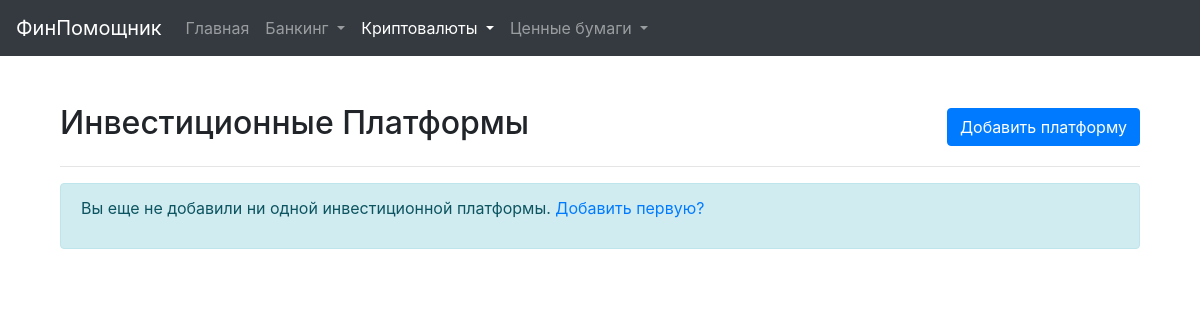
/platforms, run on an earlier commit of the app's database.
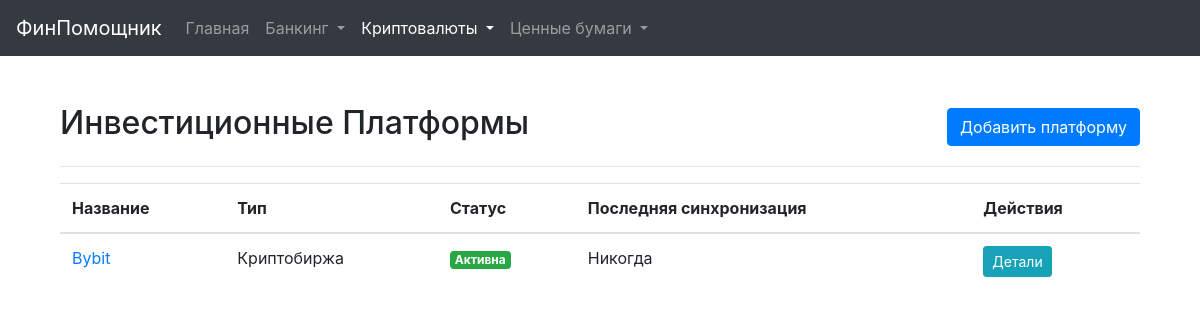
And on a later commit of the database.
### models.py (models this page shows, shortened)
class InvestmentPlatform(db.Model):
    id = db.Column(db.Integer, primary_key=True)
    name = db.Column(db.String(128), nullable=False, unique=True)
    platform_type = db.Column(db.String(64), nullable=False)
    is_active = db.Column(db.Boolean, default=True, nullable=False)
    api_key = db.Column(db.String(256))
    api_secret_encrypted = db.Column(db.String(512))
    passphrase_encrypted = db.Column(db.String(512))
    other_credentials_json_encrypted = db.Column(db.Text)
    notes = db.Column(db.Text)
    last_sync_status = db.Column(db.String(128))
    last_synced_at = db.Column(db.DateTime)
    last_tx_synced_at = db.Column(db.DateTime) # Новая колонка для синхронизации транзакций
    manual_earn_balances_json = db.Column(db.Text, default='{}') # Новая колонка для ручных Earn балансов
    assets = db.relationship('InvestmentAsset', back_populates='platform', cascade="all, delete-orphan", lazy='dynamic')
    transactions = db.relationship('Transaction', back_populates='platform', cascade="all, delete-orphan", lazy='dynamic')
    @property
    def api_secret(self):
        return decrypt_data(self.api_secret_encrypted)
    @property
    def passphrase(self):
        return decrypt_data(self.passphrase_encrypted)
    @property
    def other_credentials_json(self):
        return decrypt_data(self.other_credentials_json_encrypted)
    @property
    def platform_type_display(self):
        types = {
            'crypto_exchange': 'Криптобиржа',
            'stock_broker': 'Брокер',
            'bank': 'Банк',
        }
        return types.get(self.platform_type, 'Другое')

### main_routes.py (the view)
@main_bp.route('/platforms')
def ui_investment_platforms():
    platforms = InvestmentPlatform.query.filter_by(platform_type='crypto_exchange').order_by(InvestmentPlatform.name).all()
    return render_template('investment_platforms.html', platforms=platforms)

### templates/investment_platforms.html (shortened to what this page needs)
{% extends "base.html" %}
{% block content %}
<div class="container mt-4">
    <div class="d-flex justify-content-between align-items-center mb-3">
        <h2>Инвестиционные Платформы</h2>
        <a href="{{ url_for('main.ui_add_investment_platform_form') }}" class="btn btn-primary">Добавить платформу</a>
    </div>
    <hr>
    {% if platforms %}
    <div class="table-responsive">
        <table class="table table-hover">
            <thead>
                <tr>
                    <th>Название</th>
                    <th>Тип</th>
                    <th>Статус</th>
                    <th>Последняя синхронизация</th>
                    <th>Действия</th>
                </tr>
            </thead>
            <tbody>
                {% for platform in platforms %}
                <tr>
                    <td><a href="{{ url_for('main.ui_investment_platform_detail', platform_id=platform.id) }}">{{ platform.name }}</a></td>
                    <td>
                        {{ platform.platform_type_display }}
                    </td>
                    <td>
                        {% if platform.is_active %}
                            <span class="badge badge-success">Активна</span>
                        {% else %}
                            <span class="badge badge-secondary">Неактивна</span>
                        {% endif %}
                    </td>
                    <td>{{ platform.last_synced_at.strftime('%Y-%m-%d %H:%M') if platform.last_synced_at else 'Никогда' }}</td>
                    <td>
                        <a href="{{ url_for('main.ui_investment_platform_detail', platform_id=platform.id) }}" class="btn btn-sm btn-info">Детали</a>
                    </td>
                </tr>
                {% endfor %}
            </tbody>
        </table>
    </div>
    {% else %}
    <div class="alert alert-info">
        <p>Вы еще не добавили ни одной инвестиционной платформы. <a href="{{ url_for('main.ui_add_investment_platform_form') }}">Добавить первую?</a></p>
    </div>
    {% endif %}
</div>
{% endblock %}

What changed in the data, as far as the page shows it:
added InvestmentPlatform: name "Bybit", platform_type_display "Криптобиржа", is_active "Активна", last_synced_at "Никогда"
Also different on the page:
text no longer shown: "Вы еще не добавили ни одной инвестиционной платформы. Добавить первую?"
text now shown: "Название Тип Статус Последняя синхронизация Действия"
